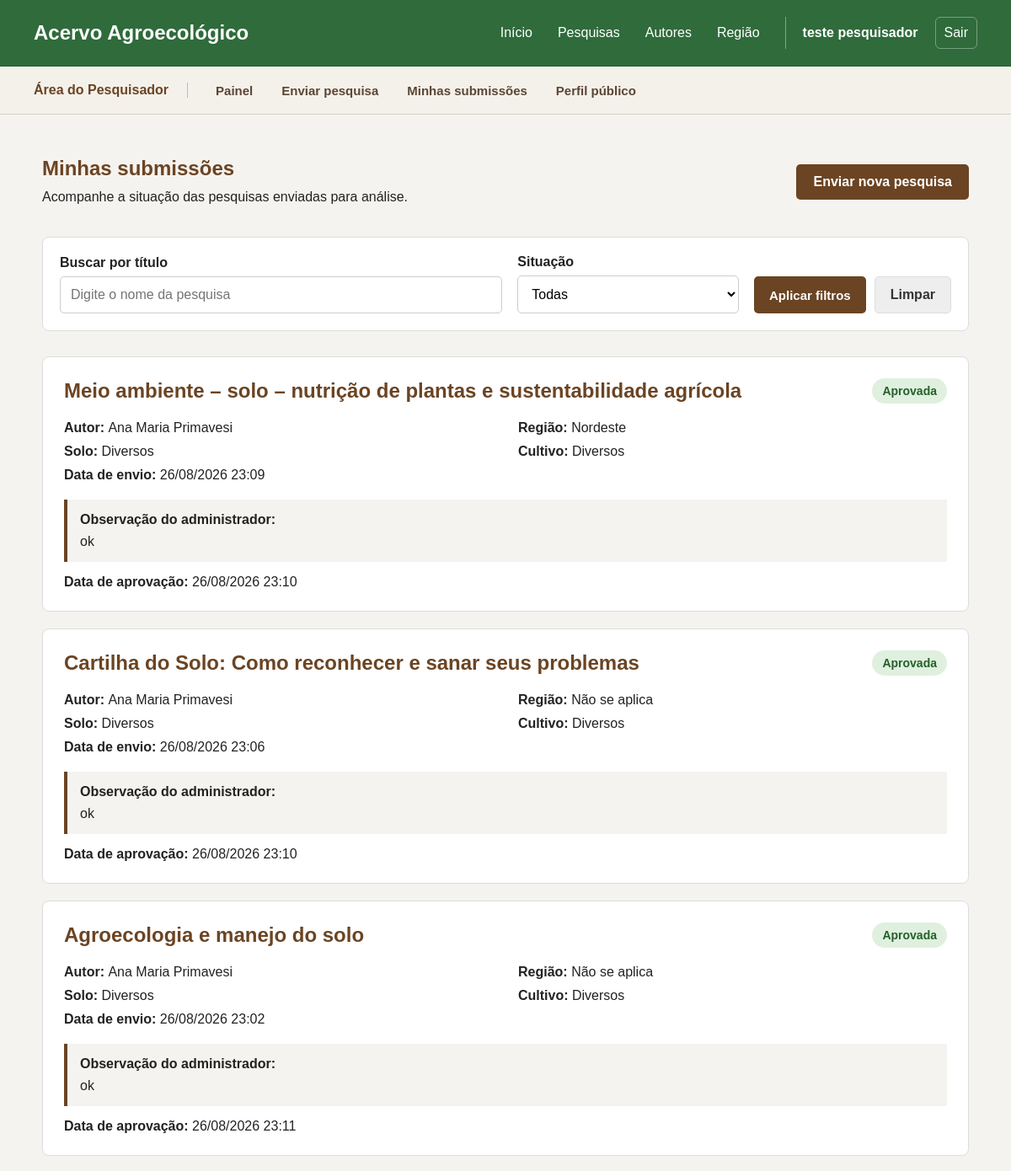
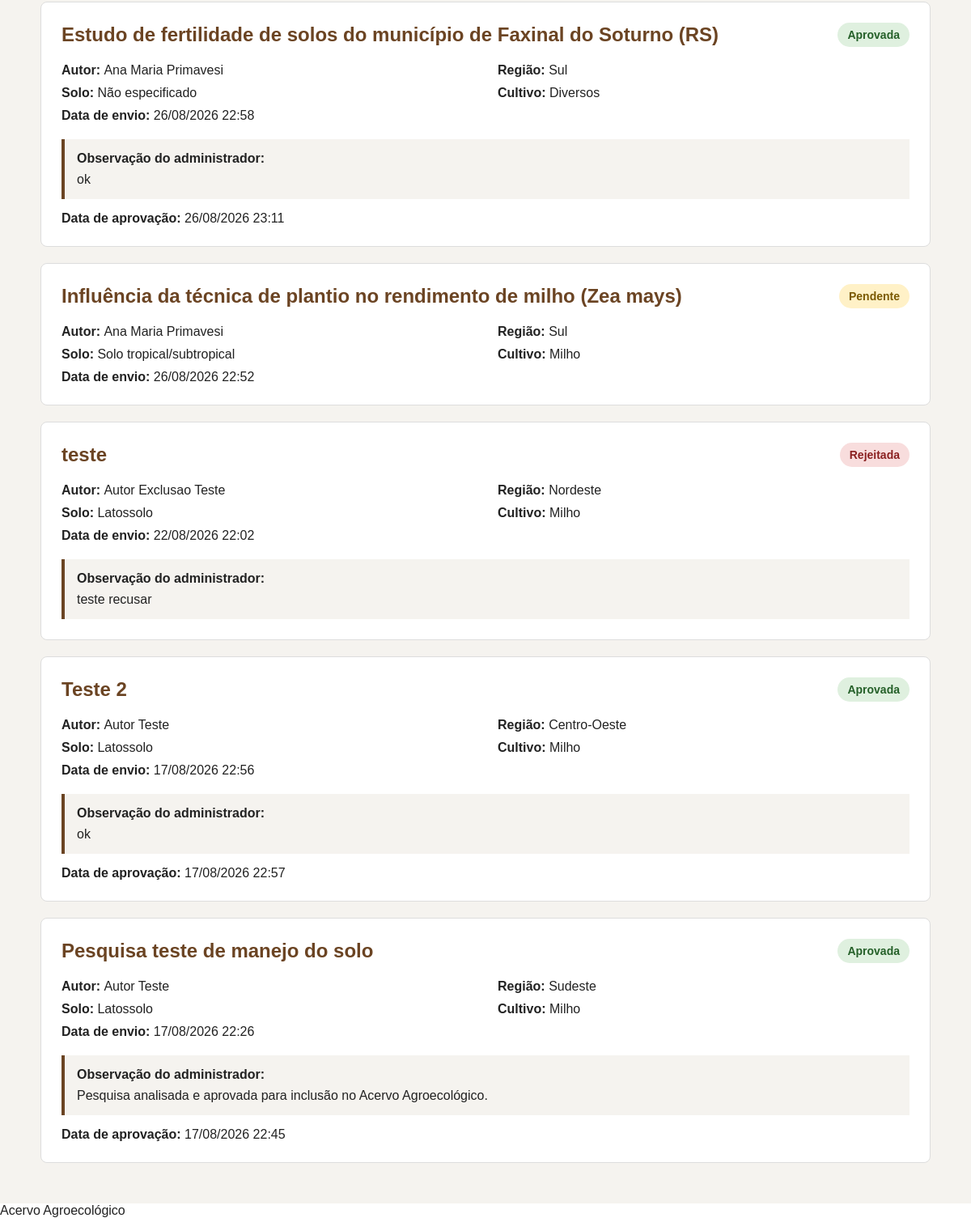
The app's page /pesquisador/status.php (signed in) with its own data (2 pictures, top to bottom).
### tables this page shows
CREATE TABLE `pesquisas` (
  `id` int(11) NOT NULL,
  `titulo` varchar(250) NOT NULL,
  `descricao` text NOT NULL,
  `resumo` longtext DEFAULT NULL,
  `palavras_chave` varchar(255) DEFAULT NULL,
  `link` varchar(500) DEFAULT NULL,
  `autor_id` int(11) NOT NULL,
  `regiao_id` int(11) NOT NULL,
  `solo_informado` varchar(80) DEFAULT NULL,
  `solo_id` int(11) DEFAULT NULL,
  `cultivo_informado` varchar(80) DEFAULT NULL,
  `cultivo_id` int(11) DEFAULT NULL,
  `pesquisador_id` int(11) NOT NULL,
  `administrador_id` int(11) DEFAULT NULL,
  `status` enum('Pendente','Aprovada','Rejeitada') NOT NULL DEFAULT 'Pendente',
  `observacao` text DEFAULT NULL,
  `dataEnvio` datetime NOT NULL DEFAULT current_timestamp(),
  `dataAprovacao` datetime DEFAULT NULL
);

CREATE TABLE `autores` (
  `id` int(11) NOT NULL,
  `usuario_id` int(11) DEFAULT NULL,
  `nome` varchar(150) NOT NULL,
  `foto` varchar(255) DEFAULT NULL,
  `biografia` text DEFAULT NULL,
  `instituicao` varchar(150) DEFAULT NULL
);

CREATE TABLE `regioes` (
  `id` int(11) NOT NULL,
  `nome` varchar(30) NOT NULL
);

### pesquisador/status.php (the view, shortened to what this page needs)
<?php
require_once "../includes/conexao.php";
$pesquisadorId =
    (int)$_SESSION["usuario_id"];
$busca =
    trim($_GET["busca"] ?? "");
$statusSelecionado =
    trim($_GET["status"] ?? "");
$itensPorPagina = 10;
$paginaAtual =
    filter_input(
        INPUT_GET,
        "pagina",
        FILTER_VALIDATE_INT
    );
if (
    $paginaAtual === false ||
    $paginaAtual === null ||
    $paginaAtual < 1
) {
    $paginaAtual = 1;
}
$where = "
    WHERE p.pesquisador_id = ?
";
$tipos = "i";
$parametros = [
    $pesquisadorId
];
$offset =
    ($paginaAtual - 1) *
    $itensPorPagina;
$sql = "
    SELECT
        p.id,
        p.titulo,
        p.status,
        p.observacao,
        p.dataEnvio,
        p.dataAprovacao,
        p.solo_informado,
        p.cultivo_informado,
        a.nome AS autor,
        r.nome AS regiao
    FROM pesquisas p
    INNER JOIN autores a
        ON p.autor_id = a.id
    INNER JOIN regioes r
        ON p.regiao_id = r.id
    $where
    ORDER BY p.dataEnvio DESC
    LIMIT ?
    OFFSET ?
";
$stmt =
    $conn->prepare($sql);
$tiposConsulta =
    $tipos . "ii";
$parametrosConsulta =
    $parametros;
$parametrosConsulta[] =
    $itensPorPagina;
$parametrosConsulta[] =
    $offset;
$stmt->bind_param(
    $tiposConsulta,
    ...$parametrosConsulta
);
$stmt->execute();
$resultado =
    $stmt->get_result();
require_once "../includes/header.php";
require_once "../includes/menu.php";
?>
<main class="pagina-pesquisa">
    <section class="lista-submissoes">
        <div class="cabecalho-submissoes">
            <div>
                <h1>
                    Minhas submissões
                </h1>
                <p>
                    Acompanhe a situação das pesquisas
                    enviadas para análise.
                </p>
            </div>
            <a
                href="enviarPesquisa.php"
                class="botao-nova-pesquisa"
            >
                Enviar nova pesquisa
            </a>
        </div>
        <div class="filtros-status-pesquisador">
            <form method="GET">
                <div class="campo-busca-status">
                    <label for="busca">
                        Buscar por título
                    </label>
                    <input
                        type="text"
                        name="busca"
                        id="busca"
                        value="<?php
                        echo htmlspecialchars(
                            $busca
                        );
                        ?>"
                        placeholder="Digite o nome da pesquisa"
                    >
                </div>
                <div class="campo-status-pesquisador">
                    <label for="status">
                        Situação
                    </label>
                    <select
                        name="status"
                        id="status"
                    >
                        <option value="">
                            Todas
                        </option>
                    </select>
                </div>
                <div class="acoes-filtros-status">
                    <button
                        type="submit"
                        class="botao-filtrar-status"
                    >
                        Aplicar filtros
                    </button>
                    <a
                        href="status.php"
                        class="botao-limpar-status"
                    >
                        Limpar
                    </a>
                </div>
            </form>
        </div>
        <?php if ($resultado->num_rows === 0) : ?>
            <div class="sem-submissoes">
                <h2>
                    Nenhuma pesquisa encontrada
                </h2>
                <p>
                    <?php
                    if (
                        $busca !== "" ||
                        $statusSelecionado !== ""
                    ) :
                    ?>
                        Nenhuma das suas submissões
                        corresponde aos filtros selecionados.
                    <?php else : ?>
                        Você ainda não possui pesquisas
                        submetidas para análise.
                    <?php endif; ?>
                </p>
            </div>
        <?php else : ?>
            <div class="cards-submissoes">
                <?php
                while (
                    $pesquisa =
                    $resultado->fetch_assoc()
                ) :
                ?>
                    <?php
                    if (
                        $pesquisa["status"] ===
                        "Aprovada"
                    ) {
                        $statusClasse =
                            "status-aprovada";
                    } elseif (
                        $pesquisa["status"] ===
                        "Rejeitada"
                    ) {
                        $statusClasse =
                            "status-rejeitada";
                    } else {
                        $statusClasse =
                            "status-pendente";
                    }
                    ?>
                    <article class="card-submissao">
                        <div class="topo-submissao">
                            <h2>
                                <?php
                                echo htmlspecialchars(
                                    $pesquisa["titulo"]
                                );
                                ?>
                            </h2>
                            <span
                                class="status-pesquisa <?php
                                echo $statusClasse;
                                ?>"
                            >
                                <?php
                                echo htmlspecialchars(
                                    $pesquisa["status"]
                                );
                                ?>
                            </span>
                        </div>
                        <div class="dados-submissao">
                            <p>
                                <strong>
                                    Autor:
                                </strong>
                                <?php
                                echo htmlspecialchars(
                                    $pesquisa["autor"]
                                );
                                ?>
                            </p>
                            <p>
                                <strong>
                                    Região:
                                </strong>
                                <?php
                                echo htmlspecialchars(
                                    $pesquisa["regiao"]
                                );
                                ?>
                            </p>
                            <p>
                                <strong>
                                    Solo:
                                </strong>
                                <?php
                                echo htmlspecialchars(
                                    $pesquisa[
                                        "solo_informado"
                                    ]
                                );
                                ?>
                            </p>
                            <p>
                                <strong>
                                    Cultivo:
                                </strong>
                                <?php
                                echo htmlspecialchars(
                                    $pesquisa[
                                        "cultivo_informado"
                                    ]
                                );
                                ?>
                            </p>
                            <p>
                                <strong>
                                    Data de envio:
                                </strong>
                                <?php
                                echo date(
                                    "d/m/Y H:i",
                                    strtotime(
                                        $pesquisa[
                                            "dataEnvio"
                                        ]
                                    )
                                );
                                ?>
                            </p>
                        </div>
                        <?php
                        if (
                            !empty(
                                $pesquisa[
                                    "observacao"
                                ]
                            )
                        ) :
                        ?>
                            <div class="observacao-administrador">
                                <strong>
                                    Observação do administrador:
                                </strong>
                                <p>
                                    <?php
                                    echo nl2br(
                                        htmlspecialchars(
                                            $pesquisa[
                                                "observacao"
                                            ]
                                        )
                                    );
                                    ?>
                                </p>
                            </div>
                        <?php endif; ?>
                        <?php
                        if (
                            $pesquisa["status"] ===
                            "Aprovada" &&
                            !empty(
                                $pesquisa[
                                    "dataAprovacao"
                                ]
                            )
                        ) :
                        ?>
                            <p class="data-aprovacao">
                                <strong>
                                    Data de aprovação:
                                </strong>
                                <?php
                                echo date(
                                    "d/m/Y H:i",
                                    strtotime(
                                        $pesquisa[
                                            "dataAprovacao"
                                        ]
                                    )
                                );
                                ?>
                            </p>
                        <?php endif; ?>
                    </article>
                <?php endwhile; ?>
            </div>
        <?php endif; ?>
    </section>
</main>
<?php
require_once "../includes/footer.php";
?>

### css/style.css (style rules this page uses)
* { margin: 0; padding: 0; box-sizing: border-box; }
body { font-family: Arial, sans-serif; background-color: #ffffff; color: #222222; }

### css/pesquisas.css (style rules this page uses)
.pagina-pesquisa { min-height: calc(100vh - 80px); padding: 50px 20px; background-color: #f5f3ef; }
.lista-submissoes { width: 100%; max-width: 1100px; margin: 0 auto; }
.cabecalho-submissoes { display: flex; justify-content: space-between; align-items: center; gap: 25px; margin-bottom: 35px; }
.cabecalho-submissoes h1 { margin-bottom: 8px; color: #6b4423; }
.cabecalho-submissoes p { line-height: 1.5; }
.botao-nova-pesquisa { padding: 12px 20px; border-radius: 5px; background-color: #6b4423; color: white; text-decoration: none; font-weight: bold; white-space: nowrap; }
.cards-submissoes { display: flex; flex-direction: column; gap: 20px; }
.card-submissao { padding: 25px; background-color: white; border: 1px solid #dddddd; border-radius: 8px; }
.topo-submissao { display: flex; justify-content: space-between; align-items: center; gap: 20px; margin-bottom: 20px; }
.topo-submissao h2 { color: #6b4423; }
.status-pesquisa { padding: 7px 12px; border-radius: 20px; font-size: 14px; font-weight: bold; }
.status-pendente { background-color: #fff1c7; color: #7a5900; }
.status-aprovada { background-color: #dff0df; color: #256029; }
.status-rejeitada { background-color: #f8dddd; color: #8a2020; }
.dados-submissao { display: grid; grid-template-columns: repeat(2, minmax(0, 1fr)); gap: 10px 30px; }
.observacao-administrador { margin-top: 20px; padding: 15px; background-color: #f5f3ef; border-left: 4px solid #6b4423; }
.observacao-administrador p { margin-top: 8px; }
.data-aprovacao { margin-top: 15px; }
.filtros-status-pesquisador { margin-bottom: 30px; padding: 20px; background-color: #ffffff; border: 1px solid #dddddd; border-radius: 8px; }
.filtros-status-pesquisador form { display: grid; grid-template-columns: minmax(0, 2fr) minmax(220px, 1fr) auto; gap: 18px; align-items: end; }
.campo-busca-status label, .campo-status-pesquisador label { display: block; margin-bottom: 7px; font-weight: bold; }
.campo-busca-status input, .campo-status-pesquisador select { width: 100%; box-sizing: border-box; padding: 12px; background-color: #ffffff; border: 1px solid #cccccc; border-radius: 5px; font-family: Arial, sans-serif; font-size: 16px; }
.acoes-filtros-status { display: flex; gap: 10px; }
.botao-filtrar-status, .botao-limpar-status { display: inline-flex; min-height: 44px; padding: 0 18px; align-items: center; justify-content: center; border-radius: 5px; font-weight: bold; text-decoration: none; }
.botao-filtrar-status { border: none; background-color: #6b4423; color: #ffffff; font-size: 15px; cursor: pointer; }
.botao-limpar-status { box-sizing: border-box; background-color: #eeeeee; color: #333333; border: 1px solid #dddddd; }

### records on screen
pesquisas: titulo "Meio ambiente – solo – nutrição de plantas e sustentabilidade agrícola", status "Aprovada", autor.nome "Ana Maria Primavesi", regiao.nome "Nordeste", solo_informado "Diversos", cultivo_informado "Diversos", dataEnvio "26/08/2026 23:09", observacao "ok", dataAprovacao "26/08/2026 23:10"
pesquisas: titulo "Cartilha do Solo: Como reconhecer e sanar seus problemas", status "Aprovada", autor.nome "Ana Maria Primavesi", regiao.nome "Não se aplica", solo_informado "Diversos", cultivo_informado "Diversos", dataEnvio "26/08/2026 23:06", observacao "ok", dataAprovacao "26/08/2026 23:10"
pesquisas: titulo "Agroecologia e manejo do solo", status "Aprovada", autor.nome "Ana Maria Primavesi", regiao.nome "Não se aplica", solo_informado "Diversos", cultivo_informado "Diversos", dataEnvio "26/08/2026 23:02", observacao "ok", dataAprovacao "26/08/2026 23:11"
pesquisas: titulo "Estudo de fertilidade de solos do município de Faxinal do Soturno (RS)", status "Aprovada", autor.nome "Ana Maria Primavesi", regiao.nome "Sul", solo_informado "Não especificado", cultivo_informado "Diversos", dataEnvio "26/08/2026 22:58", observacao "ok", dataAprovacao "26/08/2026 23:11"
pesquisas: titulo "Influência da técnica de plantio no rendimento de milho (Zea mays)", status "Pendente", autor.nome "Ana Maria Primavesi", regiao.nome "Sul", solo_informado "Solo tropical/subtropical", cultivo_informado "Milho", dataEnvio "26/08/2026 22:52"
pesquisas: titulo "teste", status "Rejeitada", autor.nome "Autor Exclusao Teste", regiao.nome "Nordeste", solo_informado "Latossolo", cultivo_informado "Milho", dataEnvio "22/08/2026 22:02", observacao "teste recusar"
pesquisas: titulo "Teste 2", status "Aprovada", autor.nome "Autor Teste", regiao.nome "Centro-Oeste", solo_informado "Latossolo", cultivo_informado "Milho", dataEnvio "17/08/2026 22:56", observacao "ok", dataAprovacao "17/08/2026 22:57"
pesquisas: titulo "Pesquisa teste de manejo do solo", status "Aprovada", autor.nome "Autor Teste", regiao.nome "Sudeste", solo_informado "Latossolo", cultivo_informado "Milho", dataEnvio "17/08/2026 22:26", observacao "Pesquisa analisada e aprovada para inclusão no Acervo Agroecológico.", dataAprovacao "17/08/2026 22:45"

### other values on screen
$_SESSION["usuario_nome"] "teste pesquisador"
